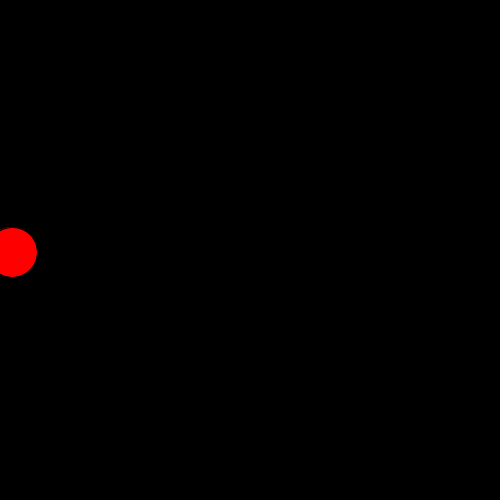
Frame 1 (no input)
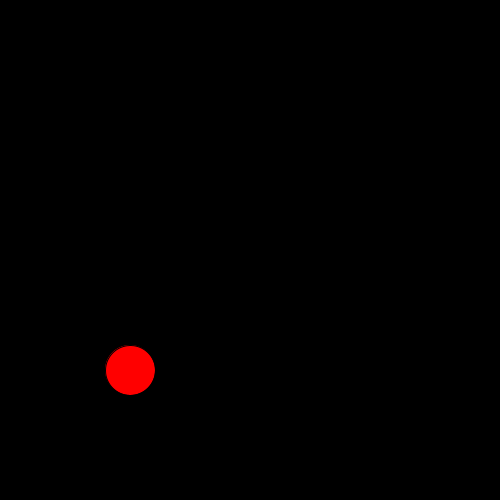
Frame 60 (the mouse pressed at the canvas centre just before this capture)
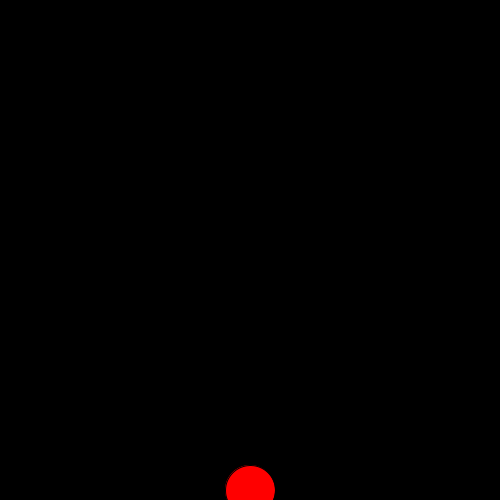
Frame 120 (the mouse held since frame 60 and released just before this capture)

The Processing sketch that drew these frames (run headless with seeded random() and noise(); from frame 60 on, the mouse is pressed at the canvas centre):

// Processing sketch: processing_82409
// ── processing_82409.pde

Ball bob;
void setup()
{
  bob=new Ball();
  size(500, 500);
}
void draw()
{ 
  background(0);
  frameRate(70);
  bob.move();
  bob.bounce();
  bob.show();
}
class Ball 
{
  int x, y;
  boolean up, right;
  Ball()
  {
    x=10;
    y=250;
    up=true;
    right=true;
  }
  void move()
  { 
    if (up==true)
    {
      y=y+2;
    }
    if (up==false)
    {
      y=y-2;
    }
    if (right==true)
    {
      x=x+2;
    }
    if (right==false)
    {
      x=x-2;
    }
  }
  void bounce()
  {
    if (y<=10)
    {
      up=true;
    }
    if (y>=495)
    {
      up=false;
    }
    if (x<=10)
    {
      right=true;
    }
    if (x>=495)
    {
      right=false;
    }
  }
  void show()

  {
   
    if (up==false)
    {
      fill(0, 255, 0);
      ellipse(x, y, 100, 100);
    }
    else if (up==true)
    { 
      fill(255, 0, 0);
      ellipse(x, y, 50, 50);
    }
  
  }
}
